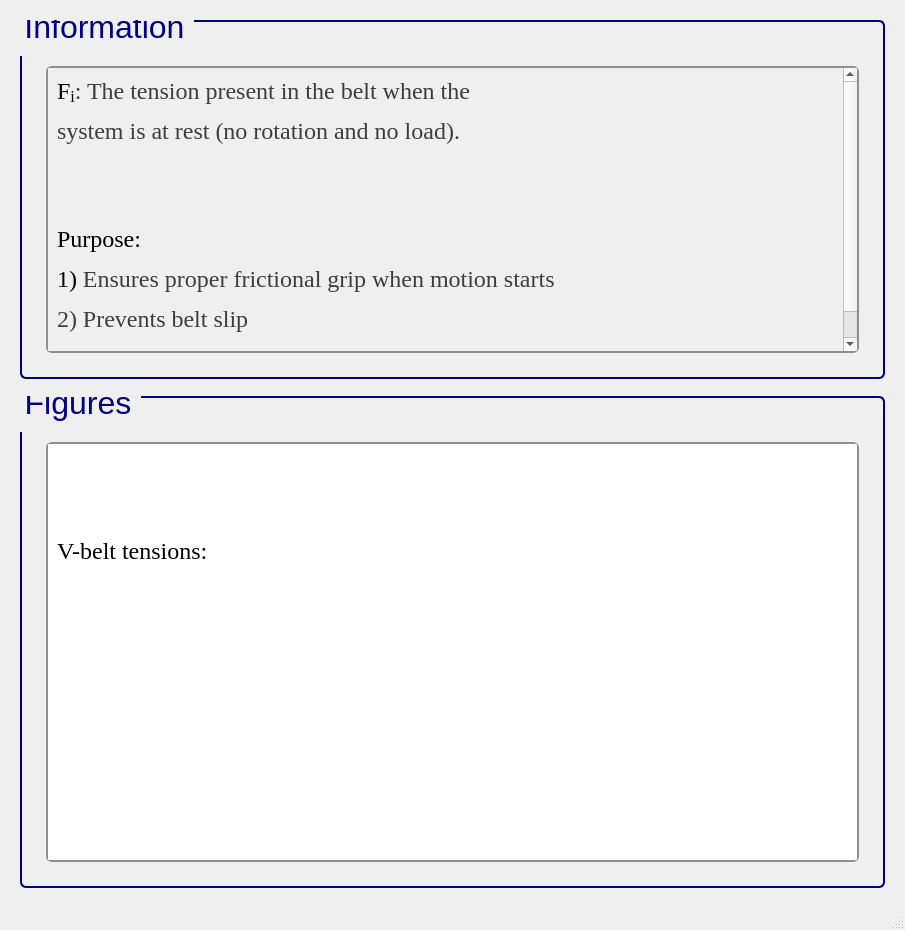
<?xml version="1.0" encoding="UTF-8"?>
<ui version="4.0">
 <class>MainWindow</class>
 <widget class="QMainWindow" name="MainWindow">
  <property name="geometry">
   <rect>
    <x>0</x>
    <y>0</y>
    <width>905</width>
    <height>930</height>
   </rect>
  </property>
  <property name="sizePolicy">
   <sizepolicy hsizetype="Minimum" vsizetype="Minimum">
    <horstretch>0</horstretch>
    <verstretch>0</verstretch>
   </sizepolicy>
  </property>
  <property name="minimumSize">
   <size>
    <width>900</width>
    <height>930</height>
   </size>
  </property>
  <property name="windowTitle">
   <string>MainWindow</string>
  </property>
  <widget class="QWidget" name="centralwidget">
   <layout class="QGridLayout" name="gridLayout">
    <item row="0" column="1">
     <spacer name="verticalSpacer_26">
      <property name="orientation">
       <enum>Qt::Vertical</enum>
      </property>
      <property name="sizeType">
       <enum>QSizePolicy::Fixed</enum>
      </property>
      <property name="sizeHint" stdset="0">
       <size>
        <width>839</width>
        <height>11</height>
       </size>
      </property>
     </spacer>
    </item>
    <item row="1" column="1">
     <widget class="QGroupBox" name="groupBox_125">
      <property name="sizePolicy">
       <sizepolicy hsizetype="Minimum" vsizetype="Minimum">
        <horstretch>0</horstretch>
        <verstretch>0</verstretch>
       </sizepolicy>
      </property>
      <property name="minimumSize">
       <size>
        <width>822</width>
        <height>300</height>
       </size>
      </property>
      <property name="font">
       <font>
        <family>Segoe UI</family>
        <pointsize>24</pointsize>
        <weight>50</weight>
        <italic>false</italic>
        <bold>false</bold>
       </font>
      </property>
      <property name="styleSheet">
       <string notr="true">QGroupBox {
    border: 2px solid navy;
    border-radius: 6px;
    background-color: qlineargradient(x1:0, y1:0, x2:0, y2:1,
                                      stop:0 #f6f7fa, stop:1 #dadbde);
    font: 24pt &quot;Segoe UI&quot;;
    padding: 5px; /* add padding inside the group box */
    color: black;
}
QGroupBox::title {
    subcontrol-origin: margin;
    subcontrol-position: top left;
    padding-left: 0px;
    padding-right: 5px;
    padding-top: 0px;
    margin-top: -22px;  /* shift title up */
    color: navy;
    font-weight: bold;
}
</string>
      </property>
      <property name="title">
       <string>Information</string>
      </property>
      <layout class="QGridLayout" name="gridLayout_255">
       <item row="1" column="2">
        <spacer name="verticalSpacer_36">
         <property name="orientation">
          <enum>Qt::Horizontal</enum>
         </property>
         <property name="sizeType">
          <enum>QSizePolicy::Fixed</enum>
         </property>
         <property name="sizeHint" stdset="0">
          <size>
           <width>10</width>
           <height>20</height>
          </size>
         </property>
        </spacer>
       </item>
       <item row="1" column="1">
        <widget class="QScrollArea" name="scrollArea_43">
         <property name="sizePolicy">
          <sizepolicy hsizetype="Minimum" vsizetype="Minimum">
           <horstretch>0</horstretch>
           <verstretch>0</verstretch>
          </sizepolicy>
         </property>
         <property name="font">
          <font>
           <pointsize>15</pointsize>
          </font>
         </property>
         <property name="styleSheet">
          <string notr="true">QScrollArea {
    background: qlineargradient(x1:0, y1:0, x2:0, y2:1,
                               stop:0 #f6f7fa, stop:1 #dadbde);
    border: 2px solid #8f8f91;
    border-radius: 6px;
}

QScrollArea QScrollBar:vertical, QScrollArea QScrollBar:horizontal {
    background: qlineargradient(x1:0, y1:0, x2:0, y2:1,
                               stop:0 #f6f7fa, stop:1 #dadbde);
    border: 2px solid #8f8f91;
    border-radius: 6px;
    width: 14px;
    height: 14px;
    margin: 2px 0 2px 0;
}

/* Completely remove the bottom button of the vertical scrollbar */
QScrollArea QScrollBar::add-line:vertical {
    height: 0px;
    width: 0px;
    border: none;
    background: none;
    margin: 0px;
    padding: 0px;
}

QScrollArea QScrollBar::handle:vertical, QScrollArea QScrollBar::handle:horizontal {
    background: qlineargradient(x1:0, y1:0, x2:0, y2:1,
                               stop:0 #8f8f91, stop:1 #6f6f71);
    min-height: 20px;
    border-radius: 6px;
    border: 1px solid #6f6f71;
}

QScrollArea QScrollBar::handle:vertical:hover, QScrollArea QScrollBar::handle:horizontal:hover {
    background: qlineargradient(x1:0, y1:0, x2:0, y2:1,
                               stop:0 #6f6f71, stop:1 #4f4f51);
    border: 1px solid #4f4f51;
}

QScrollArea QScrollBar::sub-line:vertical, QScrollArea QScrollBar::add-line:horizontal, QScrollArea QScrollBar::sub-line:horizontal {
    background: #8f8f91;
    border: none;
    border-radius: 3px;
    height: 14px;
    width: 14px;
    subcontrol-origin: margin;
}

QScrollArea QScrollBar::sub-line:vertical:hover, QScrollArea QScrollBar::add-line:horizontal:hover, QScrollArea QScrollBar::sub-line:horizontal:hover {
    background: #6f6f71;
}

QScrollArea QScrollBar::add-page:vertical, QScrollArea QScrollBar::sub-page:vertical,
QScrollArea QScrollBar::add-page:horizontal, QScrollArea QScrollBar::sub-page:horizontal {
    background: transparent;
}
</string>
         </property>
         <property name="verticalScrollBarPolicy">
          <enum>Qt::ScrollBarAsNeeded</enum>
         </property>
         <property name="horizontalScrollBarPolicy">
          <enum>Qt::ScrollBarAsNeeded</enum>
         </property>
         <property name="widgetResizable">
          <bool>true</bool>
         </property>
         <widget class="QWidget" name="scrollAreaWidgetContents_43">
          <property name="geometry">
           <rect>
            <x>0</x>
            <y>0</y>
            <width>765</width>
            <height>370</height>
           </rect>
          </property>
          <layout class="QGridLayout" name="gridLayout_3">
           <item row="1" column="0">
            <widget class="QLabel" name="label_3">
             <property name="font">
              <font>
               <family>Times New Roman</family>
               <pointsize>18</pointsize>
               <weight>50</weight>
               <bold>false</bold>
              </font>
             </property>
             <property name="cursor">
              <cursorShape>ArrowCursor</cursorShape>
             </property>
             <property name="frameShape">
              <enum>QFrame::NoFrame</enum>
             </property>
             <property name="text">
              <string>&lt;html&gt;&lt;head/&gt;&lt;body&gt;&lt;p&gt;&lt;span style=&quot; color:#000000;&quot;&gt;F&lt;/span&gt;&lt;span style=&quot; color:#000000; vertical-align:sub;&quot;&gt;i&lt;/span&gt;&lt;span style=&quot; color:#3d3d3d;&quot;&gt;: The tension present in the belt when the&lt;/span&gt;&lt;/p&gt;&lt;p&gt;&lt;span style=&quot; color:#3d3d3d;&quot;&gt;system is at rest (no rotation and no load).&lt;/span&gt;&lt;/p&gt;&lt;p&gt;&lt;br/&gt;&lt;/p&gt;&lt;p&gt;&lt;span style=&quot; color:#000000;&quot;&gt;Purpose: &lt;/span&gt;&lt;/p&gt;&lt;p&gt;&lt;span style=&quot; color:#000000;&quot;&gt;1) &lt;/span&gt;&lt;span style=&quot; color:#3d3d3d;&quot;&gt;Ensures proper frictional grip when motion starts&lt;/span&gt;&lt;/p&gt;&lt;p&gt;&lt;span style=&quot; color:#3d3d3d;&quot;&gt;2) Prevents belt slip&lt;/span&gt;&lt;/p&gt;&lt;p&gt;&lt;span style=&quot; color:#3d3d3d;&quot;&gt;3) Must be set correctly during belt installation&lt;/span&gt;&lt;/p&gt;&lt;/body&gt;&lt;/html&gt;</string>
             </property>
            </widget>
           </item>
          </layout>
         </widget>
        </widget>
       </item>
       <item row="2" column="1">
        <spacer name="verticalSpacer_37">
         <property name="orientation">
          <enum>Qt::Vertical</enum>
         </property>
         <property name="sizeType">
          <enum>QSizePolicy::Fixed</enum>
         </property>
         <property name="sizeHint" stdset="0">
          <size>
           <width>10</width>
           <height>10</height>
          </size>
         </property>
        </spacer>
       </item>
       <item row="1" column="0">
        <spacer name="verticalSpacer_34">
         <property name="orientation">
          <enum>Qt::Horizontal</enum>
         </property>
         <property name="sizeType">
          <enum>QSizePolicy::Fixed</enum>
         </property>
         <property name="sizeHint" stdset="0">
          <size>
           <width>10</width>
           <height>20</height>
          </size>
         </property>
        </spacer>
       </item>
       <item row="0" column="1">
        <spacer name="verticalSpacer_35">
         <property name="orientation">
          <enum>Qt::Vertical</enum>
         </property>
         <property name="sizeType">
          <enum>QSizePolicy::Fixed</enum>
         </property>
         <property name="sizeHint" stdset="0">
          <size>
           <width>20</width>
           <height>30</height>
          </size>
         </property>
        </spacer>
       </item>
      </layout>
     </widget>
    </item>
    <item row="2" column="1">
     <spacer name="verticalSpacer_23">
      <property name="orientation">
       <enum>Qt::Vertical</enum>
      </property>
      <property name="sizeType">
       <enum>QSizePolicy::Fixed</enum>
      </property>
      <property name="sizeHint" stdset="0">
       <size>
        <width>839</width>
        <height>11</height>
       </size>
      </property>
     </spacer>
    </item>
    <item row="3" column="0">
     <spacer name="verticalSpacer_25">
      <property name="orientation">
       <enum>Qt::Horizontal</enum>
      </property>
      <property name="sizeType">
       <enum>QSizePolicy::Fixed</enum>
      </property>
      <property name="sizeHint" stdset="0">
       <size>
        <width>11</width>
        <height>492</height>
       </size>
      </property>
     </spacer>
    </item>
    <item row="3" column="1">
     <widget class="QGroupBox" name="groupBox_42">
      <property name="sizePolicy">
       <sizepolicy hsizetype="Minimum" vsizetype="Minimum">
        <horstretch>0</horstretch>
        <verstretch>0</verstretch>
       </sizepolicy>
      </property>
      <property name="minimumSize">
       <size>
        <width>822</width>
        <height>350</height>
       </size>
      </property>
      <property name="font">
       <font>
        <family>Segoe UI</family>
        <pointsize>24</pointsize>
        <weight>50</weight>
        <italic>false</italic>
        <bold>false</bold>
       </font>
      </property>
      <property name="styleSheet">
       <string notr="true">/* GroupBox styling */
QGroupBox {
    border: 2px solid navy;
    border-radius: 6px;
    background-color: qlineargradient(x1:0, y1:0, x2:0, y2:1,
    stop:0 #f6f7fa, stop:1 #dadbde);
    font: 24pt &quot;Segoe UI&quot;;
    padding: 5px;
    color: black;
}

/* GroupBox title styling */
QGroupBox::title {
    subcontrol-origin: margin;
    subcontrol-position: top left;
    padding-left: 0px;
    padding-right: 5px;
    padding-top: 0px;
    margin-top: -22px;
    color: navy;
    font-weight: bold;
}

/* Make QScrollArea (only within GroupBox) have a white background with correct border */
QGroupBox QScrollArea {
    background-color: white !important;
    border: 2px solid #8f8f91;
    border-radius: 6px;
}

/* Make QScrollArea's viewport white as well */
QGroupBox QScrollArea QWidget {
    background-color: white !important;
}

/* Scrollbar styling inside QScrollArea in QGroupBox */
QGroupBox QScrollArea QScrollBar:vertical, QGroupBox QScrollArea QScrollBar:horizontal {
    background: qlineargradient(x1:0, y1:0, x2:0, y2:1,
    stop:0 #f6f7fa, stop:1 #dadbde);
    border: 2px solid #8f8f91;
    border-radius: 6px;
    width: 14px;
    height: 14px;
    margin: 2px 0 2px 0;
}

/* Remove bottom button of vertical scrollbar */
QGroupBox QScrollArea QScrollBar::add-line:vertical {
    height: 0px;
    width: 0px;
    border: none;
    background: none;
    margin: 0px;
    padding: 0px;
}

/* Scrollbar handle */
QGroupBox QScrollArea QScrollBar::handle:vertical, QGroupBox QScrollArea QScrollBar::handle:horizontal {
    background: qlineargradient(x1:0, y1:0, x2:0, y2:1,
    stop:0 #8f8f91, stop:1 #6f6f71);
    min-height: 20px;
    border-radius: 6px;
    border: 1px solid #6f6f71;
}

QGroupBox QScrollArea QScrollBar::handle:vertical:hover, QGroupBox QScrollArea QScrollBar::handle:horizontal:hover {
    background: qlineargradient(x1:0, y1:0, x2:0, y2:1,
    stop:0 #6f6f71, stop:1 #4f4f51);
    border: 1px solid #4f4f51;
}

/* Scrollbar sub-line buttons */
QGroupBox QScrollArea QScrollBar::sub-line:vertical, QGroupBox QScrollArea QScrollBar::add-line:horizontal, QGroupBox QScrollArea QScrollBar::sub-line:horizontal {
    background: #8f8f91;
    border: none;
    border-radius: 3px;
    height: 14px;
    width: 14px;
    subcontrol-origin: margin;
}

QGroupBox QScrollArea QScrollBar::sub-line:vertical:hover, QGroupBox QScrollArea QScrollBar::add-line:horizontal:hover, QGroupBox QScrollArea QScrollBar::sub-line:horizontal:hover {
    background: #6f6f71;
}

/* Transparent page areas */
QGroupBox QScrollArea QScrollBar::add-page:vertical, QGroupBox QScrollArea QScrollBar::sub-page:vertical,
QGroupBox QScrollArea QScrollBar::add-page:horizontal, QGroupBox QScrollArea QScrollBar::sub-page:horizontal {
    background: transparent;
}
</string>
      </property>
      <property name="title">
       <string>Figures</string>
      </property>
      <layout class="QGridLayout" name="gridLayout_2">
       <item row="0" column="1">
        <spacer name="verticalSpacer_41">
         <property name="orientation">
          <enum>Qt::Vertical</enum>
         </property>
         <property name="sizeType">
          <enum>QSizePolicy::Fixed</enum>
         </property>
         <property name="sizeHint" stdset="0">
          <size>
           <width>20</width>
           <height>30</height>
          </size>
         </property>
        </spacer>
       </item>
       <item row="1" column="0">
        <spacer name="verticalSpacer_39">
         <property name="orientation">
          <enum>Qt::Horizontal</enum>
         </property>
         <property name="sizeType">
          <enum>QSizePolicy::Fixed</enum>
         </property>
         <property name="sizeHint" stdset="0">
          <size>
           <width>10</width>
           <height>20</height>
          </size>
         </property>
        </spacer>
       </item>
       <item row="1" column="1">
        <widget class="QScrollArea" name="scrollArea_3">
         <property name="styleSheet">
          <string notr="true">/* GroupBox styling */
QGroupBox {
    border: 2px solid navy;
    border-radius: 6px;
    background-color: qlineargradient(x1:0, y1:0, x2:0, y2:1,
    stop:0 #f6f7fa, stop:1 #dadbde);
    font: 20pt &quot;Segoe UI&quot;;
    padding: 5px;
    color: black;
}

/* GroupBox title styling */
QGroupBox::title {
    subcontrol-origin: margin;
    subcontrol-position: top left;
    padding-left: 0px;
    padding-right: 5px;
    padding-top: 0px;
    margin-top: -20px;
    color: navy;
    font-weight: bold;
}

/* Make QScrollArea (only within GroupBox) have a white background with correct border */
QGroupBox QScrollArea {
    background-color: white !important;
    border: 2px solid #8f8f91;
    border-radius: 6px;
}

/* Make QScrollArea's viewport white as well */
QGroupBox QScrollArea QWidget {
    background-color: white !important;
}

/* Scrollbar styling inside QScrollArea in QGroupBox */
QGroupBox QScrollArea QScrollBar:vertical, QGroupBox QScrollArea QScrollBar:horizontal {
    background: qlineargradient(x1:0, y1:0, x2:0, y2:1,
    stop:0 #f6f7fa, stop:1 #dadbde);
    border: 2px solid #8f8f91;
    border-radius: 6px;
    width: 14px;
    height: 14px;
    margin: 2px 0 2px 0;
}

/* Remove bottom button of vertical scrollbar */
QGroupBox QScrollArea QScrollBar::add-line:vertical {
    height: 0px;
    width: 0px;
    border: none;
    background: none;
    margin: 0px;
    padding: 0px;
}

/* Scrollbar handle */
QGroupBox QScrollArea QScrollBar::handle:vertical, QGroupBox QScrollArea QScrollBar::handle:horizontal {
    background: qlineargradient(x1:0, y1:0, x2:0, y2:1,
    stop:0 #8f8f91, stop:1 #6f6f71);
    min-height: 20px;
    border-radius: 6px;
    border: 1px solid #6f6f71;
}

QGroupBox QScrollArea QScrollBar::handle:vertical:hover, QGroupBox QScrollArea QScrollBar::handle:horizontal:hover {
    background: qlineargradient(x1:0, y1:0, x2:0, y2:1,
    stop:0 #6f6f71, stop:1 #4f4f51);
    border: 1px solid #4f4f51;
}

/* Scrollbar sub-line buttons */
QGroupBox QScrollArea QScrollBar::sub-line:vertical, QGroupBox QScrollArea QScrollBar::add-line:horizontal, QGroupBox QScrollArea QScrollBar::sub-line:horizontal {
    background: #8f8f91;
    border: none;
    border-radius: 3px;
    height: 14px;
    width: 14px;
    subcontrol-origin: margin;
}

QGroupBox QScrollArea QScrollBar::sub-line:vertical:hover, QGroupBox QScrollArea QScrollBar::add-line:horizontal:hover, QGroupBox QScrollArea QScrollBar::sub-line:horizontal:hover {
    background: #6f6f71;
}

/* Transparent page areas */
QGroupBox QScrollArea QScrollBar::add-page:vertical, QGroupBox QScrollArea QScrollBar::sub-page:vertical,
QGroupBox QScrollArea QScrollBar::add-page:horizontal, QGroupBox QScrollArea QScrollBar::sub-page:horizontal {
    background: transparent;
}
</string>
         </property>
         <property name="widgetResizable">
          <bool>true</bool>
         </property>
         <widget class="QWidget" name="scrollAreaWidgetContents_3">
          <property name="geometry">
           <rect>
            <x>0</x>
            <y>0</y>
            <width>980</width>
            <height>788</height>
           </rect>
          </property>
          <layout class="QGridLayout" name="gridLayout_4">
           <item row="1" column="0">
            <widget class="QLabel" name="label">
             <property name="frameShape">
              <enum>QFrame::NoFrame</enum>
             </property>
             <property name="text">
              <string>&lt;html&gt;&lt;head/&gt;&lt;body&gt;&lt;p&gt;&lt;img src=&quot;:/info/info/V-belt tensions..png&quot;/&gt;&lt;/p&gt;&lt;/body&gt;&lt;/html&gt;</string>
             </property>
            </widget>
           </item>
           <item row="0" column="0">
            <widget class="QLabel" name="label_5">
             <property name="font">
              <font>
               <family>Times New Roman</family>
               <pointsize>18</pointsize>
               <weight>50</weight>
               <bold>false</bold>
              </font>
             </property>
             <property name="cursor">
              <cursorShape>ArrowCursor</cursorShape>
             </property>
             <property name="frameShape">
              <enum>QFrame::NoFrame</enum>
             </property>
             <property name="text">
              <string>&lt;html&gt;&lt;head/&gt;&lt;body&gt;&lt;p&gt;V-belt tensions:&lt;/p&gt;&lt;/body&gt;&lt;/html&gt;</string>
             </property>
            </widget>
           </item>
          </layout>
         </widget>
        </widget>
       </item>
       <item row="1" column="2">
        <spacer name="verticalSpacer_40">
         <property name="orientation">
          <enum>Qt::Horizontal</enum>
         </property>
         <property name="sizeType">
          <enum>QSizePolicy::Fixed</enum>
         </property>
         <property name="sizeHint" stdset="0">
          <size>
           <width>10</width>
           <height>20</height>
          </size>
         </property>
        </spacer>
       </item>
       <item row="2" column="1">
        <spacer name="verticalSpacer_38">
         <property name="orientation">
          <enum>Qt::Vertical</enum>
         </property>
         <property name="sizeType">
          <enum>QSizePolicy::Fixed</enum>
         </property>
         <property name="sizeHint" stdset="0">
          <size>
           <width>10</width>
           <height>10</height>
          </size>
         </property>
        </spacer>
       </item>
      </layout>
     </widget>
    </item>
    <item row="3" column="2">
     <spacer name="verticalSpacer_28">
      <property name="orientation">
       <enum>Qt::Horizontal</enum>
      </property>
      <property name="sizeType">
       <enum>QSizePolicy::Fixed</enum>
      </property>
      <property name="sizeHint" stdset="0">
       <size>
        <width>11</width>
        <height>492</height>
       </size>
      </property>
     </spacer>
    </item>
    <item row="4" column="1">
     <spacer name="verticalSpacer_27">
      <property name="orientation">
       <enum>Qt::Vertical</enum>
      </property>
      <property name="sizeType">
       <enum>QSizePolicy::Fixed</enum>
      </property>
      <property name="sizeHint" stdset="0">
       <size>
        <width>839</width>
        <height>11</height>
       </size>
      </property>
     </spacer>
    </item>
   </layout>
  </widget>
  <widget class="QMenuBar" name="menubar">
   <property name="geometry">
    <rect>
     <x>0</x>
     <y>0</y>
     <width>905</width>
     <height>26</height>
    </rect>
   </property>
  </widget>
  <widget class="QStatusBar" name="statusbar"/>
 </widget>
 <resources>
  <include location="../QtRes/information.qrc"/>
 </resources>
 <connections/>
</ui>
